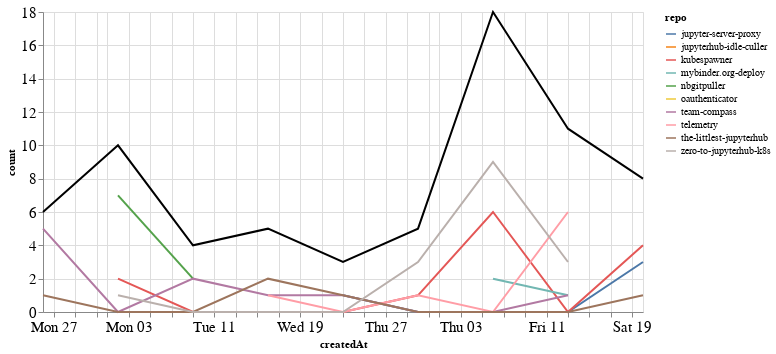

Notebook code for this chart:
### Markdown cell above
## Comments

### Code cell
comments_time = comments.groupby('repo').resample('W', on='createdAt').count()['author'].reset_index()
comments_time = comments_time.rename(columns={'author': 'count'})
comments_time_total = comments_time.groupby('createdAt').agg({"count": "sum"}).reset_index()
ch1 = alt.Chart(comments_time, width=600).mark_line().encode(
    x='createdAt',
    y='count',
    color='repo',
    tooltip="repo"
)

ch2 = alt.Chart(comments_time_total, width=600).mark_line(color="black").encode(
    x='createdAt',
    y='count',
)

ch1 + ch2

### Figure 1 — Vega-Lite specification as saved in the notebook (floating-point values rounded to 4 significant figures)
{"config": {"axisLeft": {"labelFontSize": 15}, "axisBottom": {"labelFontSize": 15}}, "layer": [{"data": {"name": "data-60d3ec123fa0c81d63dfde946bf8837a"}, "mark": "line", "encoding": {"color": {"type": "nominal", "field": "repo"}, "tooltip": {"type": "nominal", "field": "repo"}, "x": {"type": "temporal", "field": "createdAt"}, "y": {"type": "quantitative", "field": "count"}}, "width": 600}, {"data": {"name": "data-e6263102952086b3fc21cbb5459a37f4"}, "mark": {"type": "line", "color": "black"}, "encoding": {"x": {"type": "temporal", "field": "createdAt"}, "y": {"type": "quantitative", "field": "count"}}, "width": 600}], "$schema": "https://vega.github.io/schema/vega-lite/v4.8.1.json", "datasets": {"data-60d3ec123fa0c81d63dfde946bf8837a": [{"repo": "jupyter-server-proxy", "createdAt": "2020-08-23T00:00:00", "count": 1}, {"repo": "jupyter-server-proxy", "createdAt": "2020-08-30T00:00:00", "count": 0}, {"repo": "jupyter-server-proxy", "createdAt": "2020-09-06T00:00:00", "count": 0}, {"repo": "jupyter-server-proxy", "createdAt": "2020-09-13T00:00:00", "count": 0}, {"repo": "jupyter-server-proxy", "createdAt": "2020-09-20T00:00:00", "count": 3}, {"repo": "jupyterhub-idle-culler", "createdAt": "2020-08-16T00:00:00", "count": 1}, {"repo": "kubespawner", "createdAt": "2020-08-02T00:00:00", "count": 2}, {"repo": "kubespawner", "createdAt": "2020-08-09T00:00:00", "count": 0}, {"repo": "kubespawner", "createdAt": "2020-08-16T00:00:00", "count": 0}, {"repo": "kubespawner", "createdAt": "2020-08-23T00:00:00", "count": 0}, {"repo": "kubespawner", "createdAt": "2020-08-30T00:00:00", "count": 1}, {"repo": "kubespawner", "createdAt": "2020-09-06T00:00:00", "count": 6}, {"repo": "kubespawner", "createdAt": "2020-09-13T00:00:00", "count": 0}, {"repo": "kubespawner", "createdAt": "2020-09-20T00:00:00", "count": 4}, {"repo": "mybinder.org-deploy", "createdAt": "2020-09-06T00:00:00", "count": 2}, {"repo": "mybinder.org-deploy", "createdAt": "2020-09-13T00:00:00", "count": 1}, {"repo": "nbgitpuller", "createdAt": "2020-08-02T00:00:00", "count": 7}, {"repo": "nbgitpuller", "createdAt": "2020-08-09T00:00:00", "count": 2}, {"repo": "oauthenticator", "createdAt": "2020-09-06T00:00:00", "count": 1}, {"repo": "team-compass", "createdAt": "2020-07-26T00:00:00", "count": 5}, {"repo": "team-compass", "createdAt": "2020-08-02T00:00:00", "count": 0}, {"repo": "team-compass", "createdAt": "2020-08-09T00:00:00", "count": 2}, {"repo": "team-compass", "createdAt": "2020-08-16T00:00:00", "count": 1}, {"repo": "team-compass", "createdAt": "2020-08-23T00:00:00", "count": 1}, {"repo": "team-compass", "createdAt": "2020-08-30T00:00:00", "count": 0}, {"repo": "team-compass", "createdAt": "2020-09-06T00:00:00", "count": 0}, {"repo": "team-compass", "createdAt": "2020-09-13T00:00:00", "count": 1}, {"repo": "telemetry", "createdAt": "2020-08-16T00:00:00", "count": 1}, {"repo": "telemetry", "createdAt": "2020-08-23T00:00:00", "count": 0}, {"repo": "telemetry", "createdAt": "2020-08-30T00:00:00", "count": 1}, {"repo": "telemetry", "createdAt": "2020-09-06T00:00:00", "count": 0}, {"repo": "telemetry", "createdAt": "2020-09-13T00:00:00", "count": 6}, {"repo": "the-littlest-jupyterhub", "createdAt": "2020-07-26T00:00:00", "count": 1}, {"repo": "the-littlest-jupyterhub", "createdAt": "2020-08-02T00:00:00", "count": 0}, {"repo": "the-littlest-jupyterhub", "createdAt": "2020-08-09T00:00:00", "count": 0}, {"repo": "the-littlest-jupyterhub", "createdAt": "2020-08-16T00:00:00", "count": 2}, {"repo": "the-littlest-jupyterhub", "createdAt": "2020-08-23T00:00:00", "count": 1}, {"repo": "the-littlest-jupyterhub", "createdAt": "2020-08-30T00:00:00", "count": 0}, {"repo": "the-littlest-jupyterhub", "createdAt": "2020-09-06T00:00:00", "count": 0}, {"repo": "the-littlest-jupyterhub", "createdAt": "2020-09-13T00:00:00", "count": 0}, {"repo": "the-littlest-jupyterhub", "createdAt": "2020-09-20T00:00:00", "count": 1}, {"repo": "zero-to-jupyterhub-k8s", "createdAt": "2020-08-02T00:00:00", "count": 1}, {"repo": "zero-to-jupyterhub-k8s", "createdAt": "2020-08-09T00:00:00", "count": 0}, {"repo": "zero-to-jupyterhub-k8s", "createdAt": "2020-08-16T00:00:00", "count": 0}, {"repo": "zero-to-jupyterhub-k8s", "createdAt": "2020-08-23T00:00:00", "count": 0}, {"repo": "zero-to-jupyterhub-k8s", "createdAt": "2020-08-30T00:00:00", "count": 3}, {"repo": "zero-to-jupyterhub-k8s", "createdAt": "2020-09-06T00:00:00", "count": 9}, {"repo": "zero-to-jupyterhub-k8s", "createdAt": "2020-09-13T00:00:00", "count": 3}], "data-e6263102952086b3fc21cbb5459a37f4": [{"createdAt": "2020-07-26T00:00:00", "count": 6}, {"createdAt": "2020-08-02T00:00:00", "count": 10}, {"createdAt": "2020-08-09T00:00:00", "count": 4}, {"createdAt": "2020-08-16T00:00:00", "count": 5}, {"createdAt": "2020-08-23T00:00:00", "count": 3}, {"createdAt": "2020-08-30T00:00:00", "count": 5}, {"createdAt": "2020-09-06T00:00:00", "count": 18}, {"createdAt": "2020-09-13T00:00:00", "count": 11}, {"createdAt": "2020-09-20T00:00:00", "count": 8}]}}
